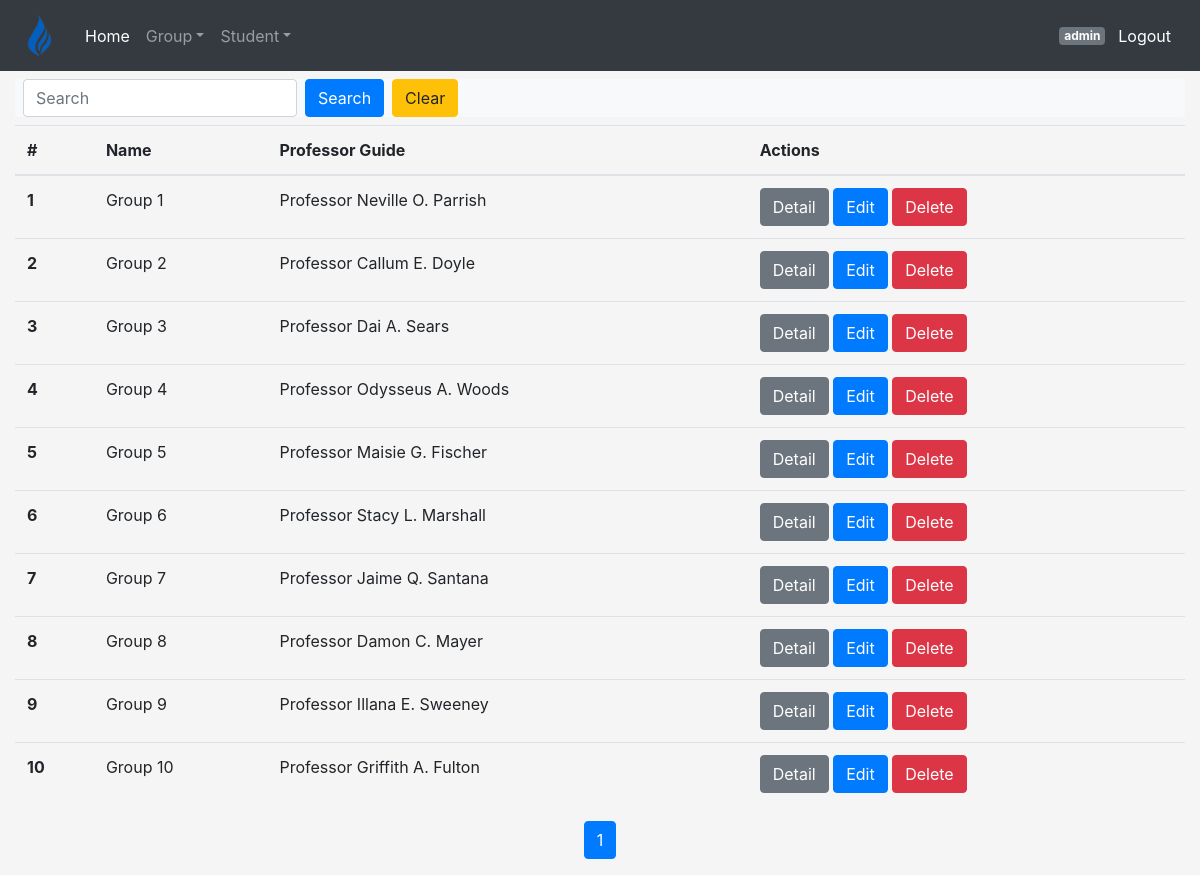
The page /students/group/list (signed in) on the database its author committed.
### students/models.py (models this page shows)
class StudentGroup(AuditMixin, models.Model):
    name = models.CharField(max_length=50, unique=True)
    professor_guide = models.ForeignKey(Professor, unique=True, on_delete=models.DO_NOTHING)
    def __str__(self):
        return 'Group %s ' % self.name

class Professor(models.Model):
    name = models.CharField(max_length=50)
    def __str__(self):
        return 'Professor %s ' % self.name

### students/views.py (the view)
# urls.py: path('group/list', views.list_groups, name='group_list'),
@login_required
def list_groups(request):
    if request.GET.get('something'):
        search_text = request.GET.get('something')
        groups = StudentGroup.objects.filter(name__contains=search_text).order_by('id')
    else:
        groups = StudentGroup.objects.order_by('id')
    paginator = Paginator(groups, 40) # Show 40 students per page.
    page_number = request.GET.get('page')
    page_obj = paginator.get_page(page_number)
    return render(request,'group/list.html', {'page_obj': page_obj})

### students/templates/group/list.html
{% extends "main.html" %} {% block main %}
<div class="row">
  <div class="col">
    <div class="bg-light rounded mt-2">
        <form class="form-inline my-2 my-md-0">
          <input class="form-control ml-2" type="text" name="something" placeholder="Search" aria-label="Search">
          <input class="btn btn-primary  ml-2" type="submit" value="Search" />
          <a class="btn btn-warning  ml-2" href={% url "group_list" %}>Clear</a>
        </form>
    </div>
    <div class="table-responsive mt-2">
      <table class="table">
        <thead>
          <tr>
            <th scope="col">#</th>
            <th scope="col">Name</th>
            <th scope="col">Professor Guide</th>
            <th scope="col">Actions</th>
          </tr>
        </thead>
        <tbody>
          {% for group in page_obj %}
          <tr>
            <th scope="row">{{group.pk}}</th>
            <td>{{group}}</td>
            <td>{{group.professor_guide}}</td>
            <td>
              <a class="btn btn-secondary" href={% url "group_detail" group.pk %}>Detail</a>
              <a class="btn btn-primary" href={% url "group_edit" group.pk %}>Edit</a>
              <a class="btn btn-danger" href={% url "group_partial_delete" group.pk %}>Delete</a>
            </td>
          </tr>
          {% endfor %}
        </tbody>
      </table>
    </div>
  </div>
</div>
{% include 'utils/pagination.html' %}
{% endblock %}

### students/templates/navbar.html (shortened to what this page needs)
<nav class="navbar navbar-expand-md navbar-dark bg-dark">
  <a class="navbar-brand logo" href={% url "home" %}><span class="logo-img"></span></a>
  <div class="collapse navbar-collapse" id="navbarsExampleDefault">
    <ul class="navbar-nav mr-auto">
      <li class="nav-item active">
        <a class="nav-link" href={% url "home" %}
          >Home <span class="sr-only">(current)</span></a
        >
      </li>
      <li class="nav-item dropdown">
        <a
          class="nav-link dropdown-toggle"
          href="#"
          id="dropdown01"
          data-toggle="dropdown"
          aria-haspopup="true"
          aria-expanded="false"
          >Group</a
        >
      </li>
      <li class="nav-item dropdown">
        <a
          class="nav-link dropdown-toggle"
          href="#"
          id="dropdown01"
          data-toggle="dropdown"
          aria-haspopup="true"
          aria-expanded="false"
          >Student</a
        >
      </li>
    </ul>
    <span class="badge badge-secondary">{{user}}</span>
    <a class="btn btn-dark" href={% url "logout" %}>Logout</a>
  </div>
</nav>

### students/static/css/app.css (style rules this page uses)
.logo-img { height: 45px; width: 45px; display: inline-block; vertical-align: middle; background: url("../img/firedevs.png") no-repeat center center; background-size: contain; }
body { background-color: #f5f5f5; }

### rows shown on the page
StudentGroup: pk "1", name "Group 1", professor_guide "Professor Neville O. Parrish"
StudentGroup: pk "2", name "Group 2", professor_guide "Professor Callum E. Doyle"
StudentGroup: pk "3", name "Group 3", professor_guide "Professor Dai A. Sears"
StudentGroup: pk "4", name "Group 4", professor_guide "Professor Odysseus A. Woods"
StudentGroup: pk "5", name "Group 5", professor_guide "Professor Maisie G. Fischer"
StudentGroup: pk "6", name "Group 6", professor_guide "Professor Stacy L. Marshall"
StudentGroup: pk "7", name "Group 7", professor_guide "Professor Jaime Q. Santana"
StudentGroup: pk "8", name "Group 8", professor_guide "Professor Damon C. Mayer"
StudentGroup: pk "9", name "Group 9", professor_guide "Professor Illana E. Sweeney"
StudentGroup: pk "10", name "Group 10", professor_guide "Professor Griffith A. Fulton"

### other values the page prints
{{ user }} "admin"
{{ n }} "1"
